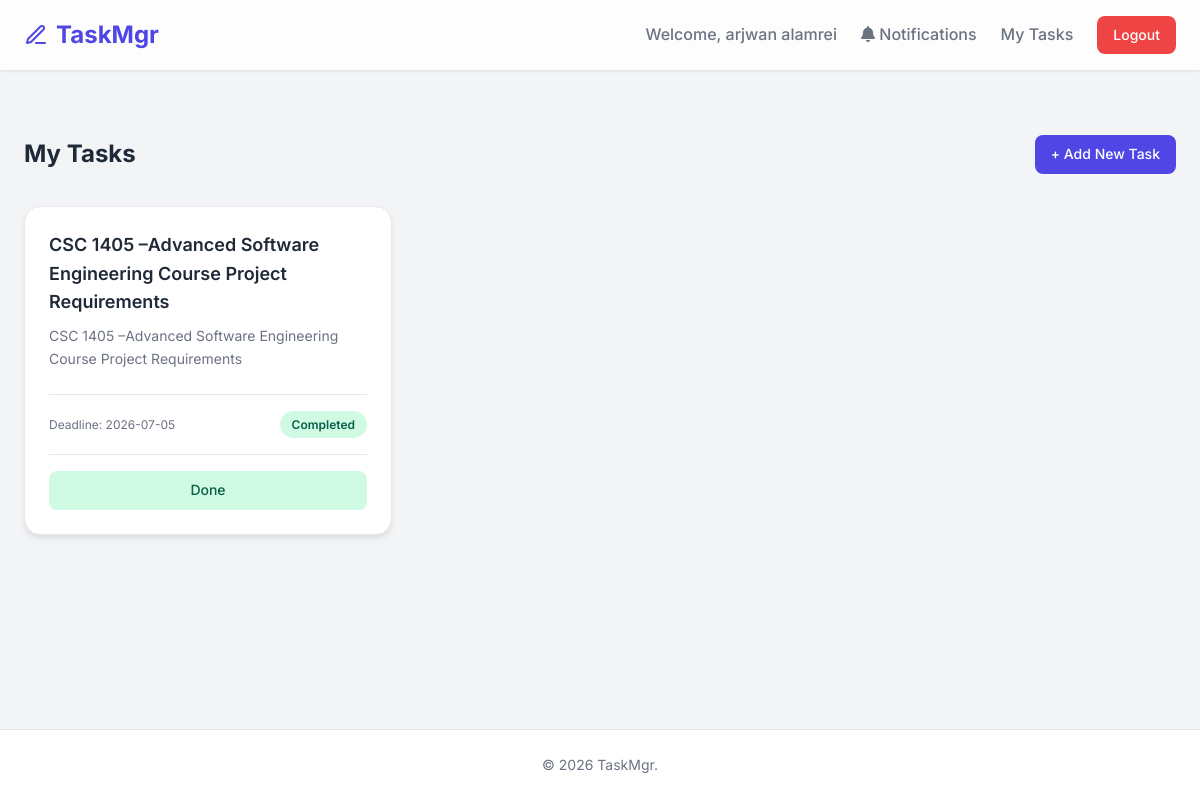
Screenshot of /index.php (signed in) with the database file from the repository.
### tables this page shows
CREATE TABLE `tasks` (
  `id` int(11) NOT NULL,
  `title` varchar(255) DEFAULT NULL,
  `description` text DEFAULT NULL,
  `deadline` date DEFAULT NULL,
  `status` varchar(20) DEFAULT 'pending',
  `user_id` int(11) DEFAULT NULL,
  `created_by` int(11) DEFAULT NULL
);

### index.php (the view, shortened to what this page needs)
<?php
include 'includes/db.php';
include 'includes/header.php';
$user_id = $_SESSION['user_id'];
?>
<div class="dashboard-header">
    <h2>My Tasks</h2>
    <a href="add_task.php" class="btn btn-primary">+ Add New Task</a>
</div>
<div class="task-grid">
    <?php
    $query = "SELECT * FROM tasks WHERE user_id = '$user_id'";
    $result = mysqli_query($conn, $query);
    if (mysqli_num_rows($result) > 0) {
        while($row = mysqli_fetch_assoc($result)) {
    ?>
    <div class="task-card">
        <h3 class="task-title"><?php echo $row['title']; ?></h3>
        <div class="task-desc"><?php echo $row['description']; ?></div>
        <div class="task-meta">
            <span>Deadline: <?php echo $row['deadline']; ?></span>
            <span class="badge badge-<?php echo $row['status']; ?>">
                <?php echo ucfirst($row['status']); ?>
            </span>
        </div>
        <div style="margin-top: 1rem; border-top: 1px solid #E5E7EB; padding-top: 1rem; display: flex; gap: 0.5rem;">
            <?php if($row['status'] != 'completed') { ?>
                <a href="update_status.php?id=<?php echo $row['id']; ?>&status=completed" class="btn btn-success" style="flex: 1;">Complete</a>
            <?php } else { ?>
                <span class="btn" style="background:#D1FAE5; color:#065F46; flex: 1; cursor: default;">Done</span>
            <?php } ?>
        </div>
    </div>
    <?php
        }
    } else {
        echo "<div class='empty-state'>No tasks found!</div>";
    }
    ?>
</div>
<?php include 'includes/footer.php'; ?>

### style.css (style rules this page uses)
* { margin: 0; padding: 0; box-sizing: border-box; font-family: 'Inter', sans-serif; }
body { background-color: #F3F4F6; color: #1F2937; line-height: 1.6; display: flex; flex-direction: column; min-height: 100vh; }
.btn { display: inline-block; padding: 0.5rem 1rem; border-radius: 0.5rem; font-weight: 500; text-align: center; cursor: pointer; transition: all 0.3s ease; border: none; text-decoration: none; font-size: 0.875rem; }
.btn-primary { background-color: #4F46E5; color: white; }
.dashboard-header { display: flex; justify-content: space-between; align-items: center; margin: 2rem 0; }
.task-grid { display: grid; grid-template-columns: repeat(auto-fill, minmax(300px, 1fr)); gap: 1.5rem; margin-bottom: 3rem; }
.task-card { background: #FFFFFF; border-radius: 1rem; padding: 1.5rem; box-shadow: 0 4px 6px -1px rgba(0, 0, 0, 0.1); border: 1px solid #E5E7EB; transition: all 0.3s ease; position: relative; display: flex; flex-direction: column; }
.task-title { font-size: 1.125rem; font-weight: 600; margin-bottom: 0.5rem; }
.task-desc { color: #6B7280; font-size: 0.875rem; margin-bottom: 1.5rem; flex: 1; }
.task-meta { display: flex; justify-content: space-between; align-items: center; font-size: 0.75rem; color: #6B7280; padding-top: 1rem; border-top: 1px solid #E5E7EB; }
.badge { padding: 0.25rem 0.75rem; border-radius: 9999px; font-weight: 600; font-size: 0.75rem; }
.badge-completed { background: #D1FAE5; color: #065F46; }

### rows the page displays
tasks: title "CSC 1405 –Advanced Software Engineering Course Project Requirements", description "CSC 1405 –Advanced Software Engineering Course Project Requirements", deadline "2026-07-05", status "Completed", shows "Done"

### other values shown
$_SESSION['user_name'] "arjwan alamrei"
